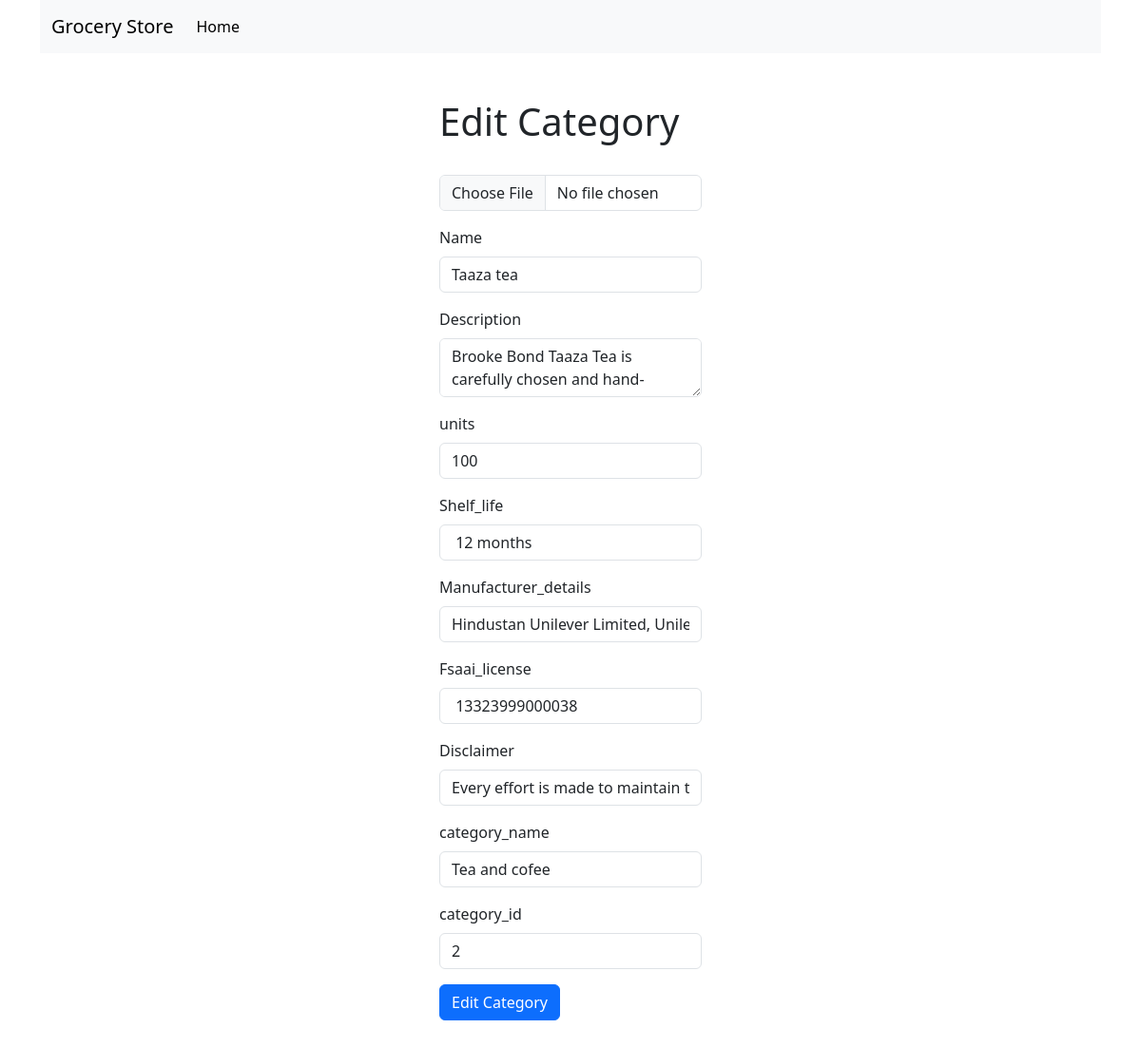
/edit_product/2 (signed in), run on an earlier commit of the app's database.
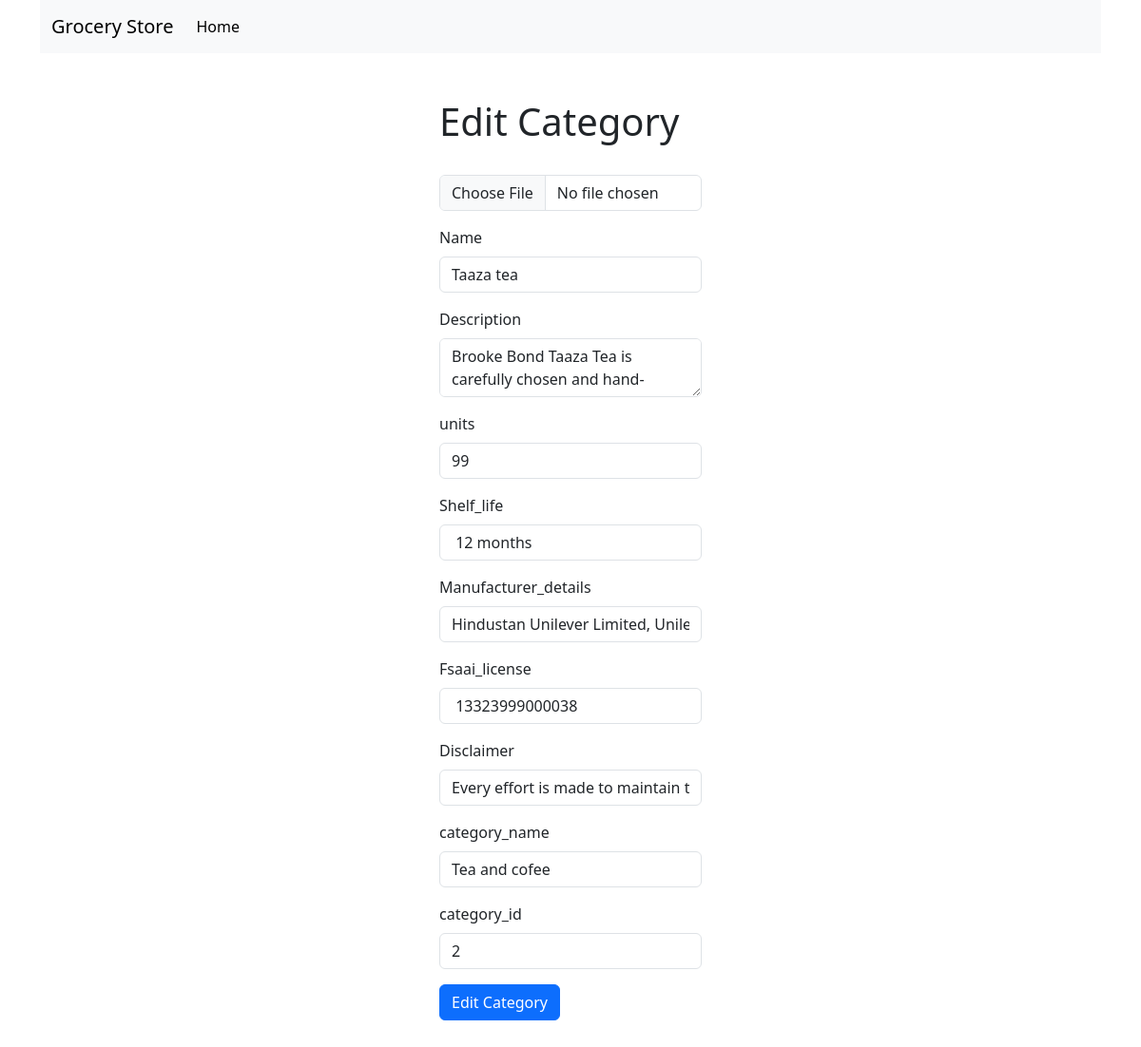
And on a later commit of the database.
### code/appl/dbmodels.py (models this page shows)
class Product(db.Model):
    __tablename__ = "product"
    id = db.Column(db.Integer, primary_key=True, autoincrement=True)
    owner = db.Column(db.Integer, nullable=False)
    description = db.Column(db.String, nullable=False)
    name = db.Column(db.String, unique=True, nullable=False)
    units = db.Column(db.Integer, nullable=False)
    price = db.Column(db.Integer, nullable=False)
    shelf_life=db.Column(db.Integer, nullable=False)
    manufacturer_details=db.Column(db.String, nullable=False)
    fsaai_license=db.Column(db.String, nullable=False)
    disclaimer=db.Column(db.String, nullable=False)
    category_n=db.Column(db.String, nullable=False)
    category_id = db.Column(db.Integer, db.ForeignKey('category.id'), nullable=False)
    category = db.relationship('Category', backref=db.backref('products', lazy=True))

### code/appl/controller.py (the view, shortened to what this page needs)
@app.route("/edit_product/<product_id>", methods = ["GET", "POST"])
def edit_product(product_id):
    if "user" in session:
        user = User.query.filter_by(name=session["user"]).first()
        if user.admin:
            product = Product.query.filter_by(id = product_id).first()
            if request.method == "GET":
                return render_template("editing_products.html", product=product)
    return redirect("/")

### code/templates/editing_products.html (shortened to what this page needs)
<!DOCTYPE html>
<html lang="en">
<head>
    <link href="https://cdn.jsdelivr.net/npm/bootstrap@5.3.1/dist/css/bootstrap.min.css" rel="stylesheet">
</head>
<body>
    <div class="container">
        <nav class="navbar navbar-expand-lg bg-light">
            <div class="container-fluid">
              <a class="navbar-brand" href="#">Grocery Store</a>
              <div class="collapse navbar-collapse" id="navbarSupportedContent">
                <ul class="navbar-nav me-auto mb-2 mb-lg-0">
                  <li class="nav-item">
                    <a class="nav-link active" aria-current="page" href="/">Home</a>
                  </li>
                </ul>
              </div>
            </div>
          </nav>
        </div>
        <div class="container py-4 py-xl-5 mx-auto col-xl-3">
            <h1>Edit Category</h1>
            <br>
            <form method="POST" enctype="multipart/form-data">
                <div class="input-group mb-3">
                    <input class="form-control" type="file" name="img" placeholder="Upload Image">
                </div>
                <div class="mb-3">
                  <label class="form-label">Name</label>
                  <input type="text" class="form-control" name="name" value="{{product.name}}">
                </div>
                <div class="mb-3">
                  <label class="form-label">Description</label>
                  <textarea type="text" class="form-control" name="description">{{product.description}}</textarea>
                </div><div class="mb-3">
                    <label class="form-label">units</label>
                    <input type="number" class="form-control" name="units" value="{{product.units}}">
                  </div>
                  <div class="mb-3">
                    <label class="form-label">Shelf_life</label>
                    <input type="text" class="form-control" name="shelf_life" value="{{product.shelf_life}}">
                  </div>
                  <div class="mb-3">
                    <label class="form-label">Manufacturer_details</label>
                    <input type="text" class="form-control" name="manufacturer_details"  value="{{product.manufacturer_details}}">
                  </div>
                  <div class="mb-3">
                    <label class="form-label">Fsaai_license</label>
                    <input type="text" class="form-control" name="fsaai_license" value="{{product.fsaai_license}}">
                  </div>
                  <div class="mb-3">
                    <label class="form-label">Disclaimer</label>
                    <input type="text" class="form-control" name="disclaimer" value="{{product.disclaimer}}">
                  </div>
                  <div class="mb-3">
                    <label class="form-label">category_name</label>
                    <input type="text" class="form-control" name="category_n" value="{{product.category_n}}">
                  </div>
                  <div class="mb-3">
                    <label class="form-label">category_id</label>
                    <input type="number" class="form-control" name="category_id" value="{{product.category_id}}">
                  </div>
                <button type="submit" class="btn btn-primary">Edit Category</button>
              </form>
        </div>
</body>
</html>

What changed in the data, as far as the page shows it:
changed Product "Taaza tea": units "100" → "99"
